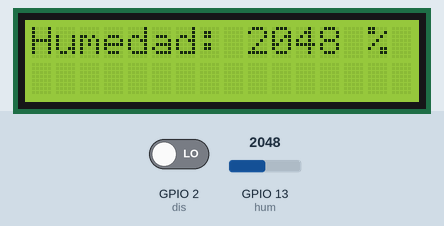
Recording of a sketch running on a simulated ESP32. Shown: 16×2 character LCD. The inputs (shaded band) are chosen by the test bench; at power-on: GPIO 13 (hum) = 2048, GPIO 2 (dis) LOW. What the sketch prints to the serial monitor is not drawn.

Above: at 0.87 s.
1.3 s: GPIO 13 (hum) set to 2866
At 1.9 s:
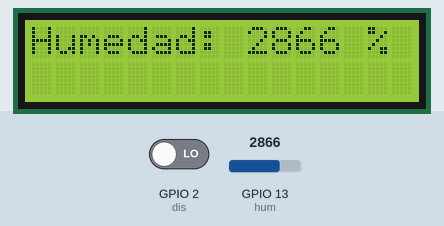
4.3 s: GPIO 2 (dis) driven HIGH
6.2 s: GPIO 13 (hum) set to 3603
At 6.55 s:
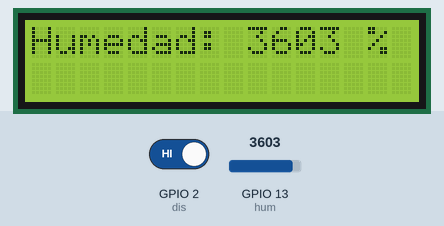
7.8 s: GPIO 13 (hum) set to 4095
At 8.1 s:
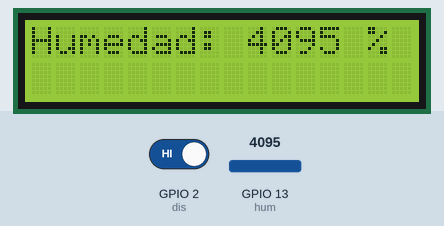
Timing chart, 0 to 10.3 s (numbered marks = the images above; inputs shaded):
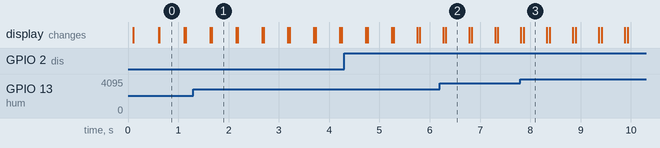

Measured:
- after the input at 1.3 s, the display: first differs from a run without the input after 0.36 s (image 1)
- after the input at 7.8 s, the display: first differs from a run without the input after 0.07 s (image 3)
- what the display in image 0 shows lasts 0.5 s, from 0.6 s to 1.1 s

The sketch:

Sensores.ino
```cpp
#include <LiquidCrystal_I2C.h>
#include <Wire.h>
#if CONFIG_FRERTOS_UNICORE
  static const BaseType_t app_cpu = 0;
#else
  static const BaseType_t app_cpu = 1;
#endif

//Declaración de variables para la pantalla LCD
#define SDA 15
#define SCL 14
#define COLUMNS 16
#define ROWS    2

LiquidCrystal_I2C lcd(0x27, COLUMNS, ROWS);

//Declaración de pines para los sensores de humedad y presencia
static const int hum = 13;
static const int dis = 2;

static int shared_var = 0;
static SemaphoreHandle_t mutex;

//Tarea
void Tarea_sen(void* parameters){
  int local_var;
  const char* nombre_tarea = (const char*)parameters;

  while(1){
    int valor_humedad = analogRead(hum);  // Leer el sensor de humedad
    int valor_infrarojo = digitalRead(dis);  // Leer el sensor de infrarrojo

    if(xSemaphoreTake(mutex, pdMS_TO_TICKS(100)) == pdTRUE){
      local_var = shared_var;
      local_var++;
      shared_var = local_var;

      lcd.clear();  // Limpiar pantalla LCD antes de escribir nueva información

      if (strcmp(nombre_tarea, "Humedad") == 0) {
        lcd.setCursor(0, 0); // Primer renglón
        lcd.print("Humedad: ");
        lcd.print(valor_humedad);
        lcd.print(" %");
        Serial.print("Humedad: ");
        Serial.print(valor_humedad);
        Serial.println(" %");
      } else if (strcmp(nombre_tarea, "Presencia") == 0) {
        lcd.setCursor(0, 1); // Segundo renglón
        lcd.print("Presencia: ");
        lcd.print(valor_infrarojo);
        Serial.print("Presencia: ");
        Serial.println(valor_infrarojo);
      }

      xSemaphoreGive(mutex);  // Liberar el mutex
    }
    vTaskDelay(500 / portTICK_PERIOD_MS);  // Esperar 1 segundo entre cada lectura
  }
}

void setup() {
  Serial.begin(115200);
  pinMode(hum, INPUT);
  pinMode(dis, INPUT);

  // Inicializar el LCD
  Wire.begin(SDA, SCL);
  lcd.init();
  lcd.backlight();

  lcd.clear();
  lcd.print("Iniciando...");

  // Crear mutex
  mutex = xSemaphoreCreateMutex();

  // Crear las tareas
  xTaskCreatePinnedToCore(Tarea_sen,
                          "Humedad",
                          2048,
                          (void*) "Humedad",
                          1,
                          NULL,
                          app_cpu
  );
  xTaskCreatePinnedToCore(Tarea_sen,
                          "Presencia",
                          2048,
                          (void*) "Presencia",
                          1,
                          NULL,
                          app_cpu
  );
}

void loop() {
  // El loop se mantiene vacío, las tareas están manejando todo
}
```
